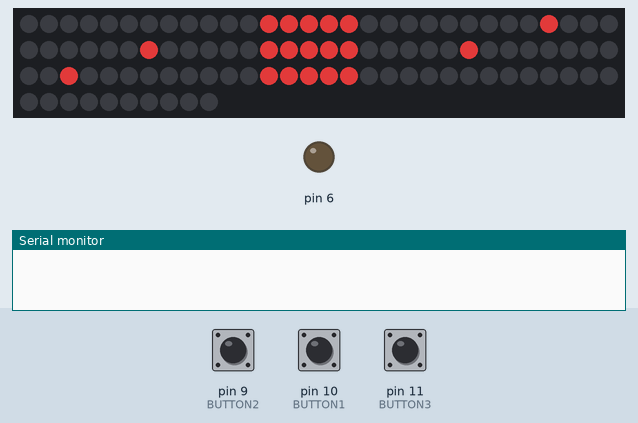
A sketch run on a simulated Arduino Uno, built with avr-gcc and run on an emulated ATmega328P. On the bench: 100 RGB LEDs in strip order, left to right, continuing on the next row, output pins drawn as LEDs (lit = HIGH), the last lines printed to the serial monitor. Inputs (shaded band) come from the test bench; at power-on: pin 9 (BUTTON2) LOW, pin 10 (BUTTON1) LOW, pin 11 (BUTTON3) LOW. Dim RGB values are drawn brighter than linear; random numbers use the default seed unless the sketch sets one.

Above: at 1.3 s.
At 5.0 s:
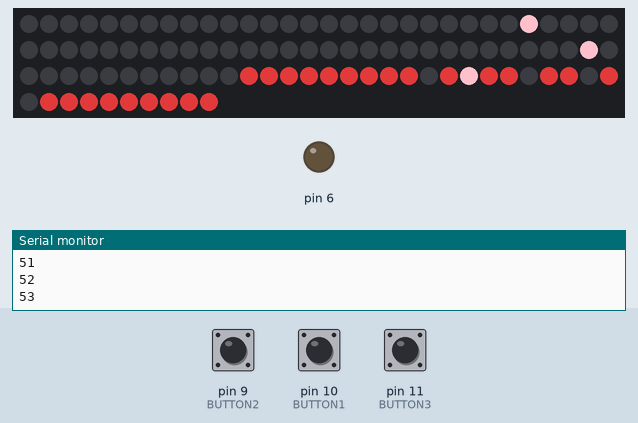
5.1 s: pin 9 (BUTTON2) pulled HIGH for 0.15 s
6.9 s: pin 10 (BUTTON1) pulled HIGH for 0.15 s
8.5 s: pin 11 (BUTTON3) pulled HIGH for 0.15 s
10.1 s: pin 9 (BUTTON2) pulled HIGH for 1 s
12.6 s: pin 10 (BUTTON1) pulled HIGH for 1 s
At 32.93 s:
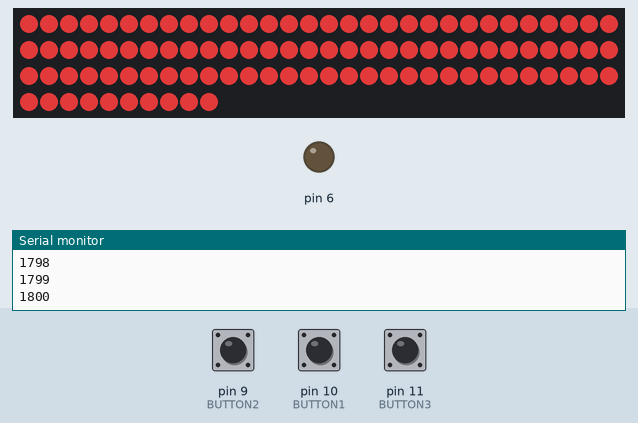
Timing chart, 0 to 34.4 s (numbered marks = the images above; inputs shaded):
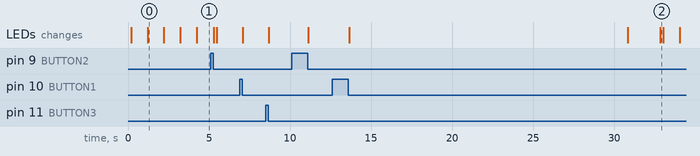

Measured:
- what the display in image 0 shows lasts 1.0 s, from 1.2 s to 2.2 s

The sketch:

ShotZombie_arduino.ino
```cpp
#include <FastLED.h>

// 定義LED燈带的数據腳位、LED数量和顏色類型
#define DATA_PIN 3
#define BUTTON1 10
#define BUTTON2 9
#define BUTTON3 11
#define BUTTON4 10
#define LED_COUNT 100
#define LED_TYPE WS2812B


// 定義FastLED對象
CRGB leds[LED_COUNT];

void setup() {
  // 初始化FastLED庫
  FastLED.addLeds<LED_TYPE, DATA_PIN, GRB>(leds, LED_COUNT);
  Serial.begin(9600);  // 初始化串口通信
  pinMode(6, OUTPUT);
  pinMode(BUTTON1, INPUT);
  pinMode(BUTTON2, INPUT);
  pinMode(BUTTON3, INPUT);
  pinMode(BUTTON4, INPUT);
}

int c1;

void loop() {

  int Three[10][10] =
  {{0,0,0,0,0,0,0,0,0,0}
  ,{0,0,10,10,10,10,10,0,0,0}
  ,{0,0,0,0,0,0,10,0,0,0}
  ,{0,0,0,0,0,0,10,0,0,0}
  ,{0,0,10,10,10,10,10,0,0,0}
  ,{0,0,0,0,0,0,10,0,0,0}
  ,{0,0,0,0,0,0,10,0,0,0}
  ,{0,0,10,10,10,10,10,0,0,0}
  ,{0,0,0,0,0,0,0,0,0,0}
  ,{0,0,0,0,0,0,0,0,0,0}
  };


  int Two[10][10] =
  {{0,0,0,0,0,0,0,0,0,0}
  ,{0,0,10,10,10,10,10,0,0,0}
  ,{0,0,0,0,0,0,10,0,0,0}
  ,{0,0,0,0,0,0,10,0,0,0}
  ,{0,0,10,10,10,10,10,0,0,0}
  ,{0,0,10,0,0,0,0,0,0,0}
  ,{0,0,10,0,0,0,0,0,0,0}
  ,{0,0,10,10,10,10,10,0,0,0}
  ,{0,0,0,0,0,0,0,0,0,0}
  ,{0,0,0,0,0,0,0,0,0,0}
  };


  int One[10][10] =
  {{0,0,0,0,0,0,0,0,0,0}
  ,{0,0,0,10,10,0,0,0,0,0}
  ,{0,0,0,0,10,0,0,0,0,0}
  ,{0,0,0,0,10,0,0,0,0,0}
  ,{0,0,0,0,10,0,0,0,0,0}
  ,{0,0,0,0,10,0,0,0,0,0}
  ,{0,0,0,0,10,0,0,0,0,0}
  ,{0,0,0,0,10,0,0,0,0,0}
  ,{0,0,0,0,0,0,0,0,0,0}
  ,{0,0,0,0,0,0,0,0,0,0}
  };


  int Zero[10][10] =
  {{0,0,0,0,0,0,0,0,0,0}
  ,{0,0,10,10,10,10,10,0,0,0}
  ,{0,0,10,0,0,0,10,0,0,0}
  ,{0,0,10,0,0,0,10,0,0,0}
  ,{0,0,10,0,0,0,10,0,0,0}
  ,{0,0,10,0,0,0,10,0,0,0}
  ,{0,0,10,0,0,0,10,0,0,0}
  ,{0,0,10,10,10,10,10,0,0,0}
  ,{0,0,0,0,0,0,0,0,0,0}
  ,{0,0,0,0,0,0,0,0,0,0}
  };

  int i, j, button1, button2 ,button3;
  int Screen[10][10] = {0};
  for(i=0; i<10; i++) for(j=0; j<10; j++) Screen[i][j] = 10;


  printled(Screen);
  if(digitalRead(BUTTON1)) button1 = 0;
  if(digitalRead(BUTTON2)) button2 = 0;
  if(digitalRead(BUTTON3)) button3 = 0;

  if(!digitalRead(BUTTON1)) button1++;
  if(!digitalRead(BUTTON2)) button2++;
  if(!digitalRead(BUTTON3)) button3++;
  if(button1==1 || button2==1 || button3==1){
    delay(200);
    printled(Three);
    delay(1000);
    printled(Two);
    delay(1000);
    printled(One);
    delay(1000);
    printled(Zero);
    delay(1000);
    int t = 0, score = 0;
    c1 = 4;
    for(int i=0; i<10; i++){
      for(int j=0; j<10; j++){
        Screen[i][j] = 0;
      }
    }
    for(int i=7; i<10; i++){
      for(int j=1; j<10; j++){
        Screen[i][j] = 10;
      }
    }
    Screen[8][2] = 0;
    Screen[8][5] = 0;
    Screen[8][8] = 0;
    Screen[2][(rand()%3)*3+2] = 1;
    Screen[5][(rand()%3)*3+2] = 1;
    Screen[8][(rand()%3)*3+2] = 1;


    while(1){
      if(digitalRead(BUTTON1)) button1 = 0;
      if(digitalRead(BUTTON2)) button2 = 0;
      if(digitalRead(BUTTON3)) button3 = 0;

      if(!digitalRead(BUTTON1)) button1++;
      if(!digitalRead(BUTTON2)) button2++;
      if(!digitalRead(BUTTON3)) button3++;
      delay(10);
      t++;Serial.println(t);
      if(t == 1800) break;
      //Screen[0][t/180] = 4;
      Screen[10-score/15][0] = 2;
      if(score%15 == 0){
        c1 = random()%9+1;
        score++;
      }
      printled(Screen);

      if(button1==1 || button2==1 || button3==1){
        if(button1==1 && Screen[8][2]==1){
          G(Screen);
          score++;
        }
        else if(button2==1 && Screen[8][5]==1){
          G(Screen);
          score++;
        }
        else if(button3==1 && Screen[8][8]==1){
          G(Screen);
          score++;
        }else{
          for(int i=0; i<3; i++){
            if(Screen[8][i*3+2] == 1){
              Screen[8][i*3+2] = 0;
              Screen[7][i*3+2] = 1;
              printled(Screen);
              delay(200);
              Screen[7][i*3+2] = 10;
              Screen[8][i*3+2] = 1;
              printled(Screen);
            }
          }
        }
      }
    }


    int i, j;
    for(i=0; i<3; i++){
      for(j=0; j<3; j++){
        Screen[i*3+2][j*3+2] = 1;
      }
    }
    printled(Screen);
    delay(2000);
  }
}


void G(int Screen[10][10]){
  int i, j;
  for(i=2; i>=1; i--){
    for(j=0; j<3; j++){
      if(Screen[i*3+2-3][j*3+2] == 1){
        Screen[i*3+2][j*3+2] = 1;
      }else{
        Screen[i*3+2][j*3+2] = 0;
      }
    }
  }
  for(j=0; j<3; j++) Screen[2][j*3+2] = 0;
  Screen[2][rand()%3*3+2] = 1;
}

void printled(int Screen[10][10]) //螢幕顯示(arduino要改成控制LED)
{
  int i, j;
  for(i=0; i<10; i++){
    for(j=0; j<10; j++){
      int a = Screen[i][j];
      if(a == 1){
        a = c1;
      }
      switch(a){
        case 0:
          leds[10*i+j] = CRGB::Black;
          break;
        case 1:
          leds[10*i+j] = CRGB::Purple;
          break;
        case 2:
          leds[10*i+j] = CRGB::Red;
          break;
        case 3:
          leds[10*i+j] = CRGB::Yellow;
          break;
        case 4:
          leds[10*i+j] = CRGB::Orange;
          break;
        case 5:
          leds[10*i+j] = CRGB::Pink;
          break;
        case 6:
          leds[10*i+j] = CRGB::Gray;
          break;
        case 7:
          leds[10*i+j] = CRGB::Blue;
          break;
        case 8:
          leds[10*i+j] = CRGB::Purple;
          break;
        case 9:
          leds[10*i+j] = CRGB::White;
          break;
        case 10:
          leds[10*i+j] = CRGB::Brown;
          break;
      }
    }
  }
  FastLED.show();
}
```
